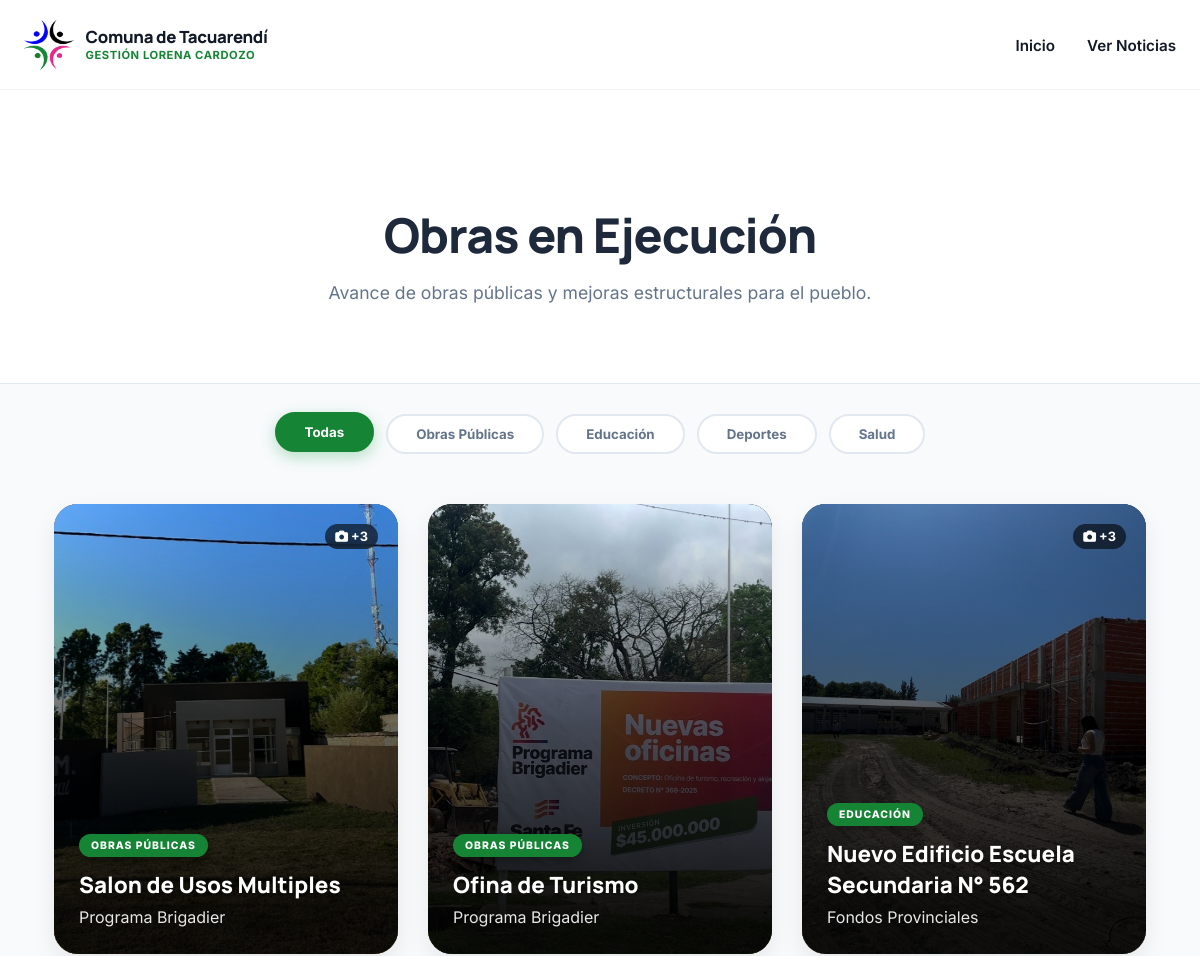
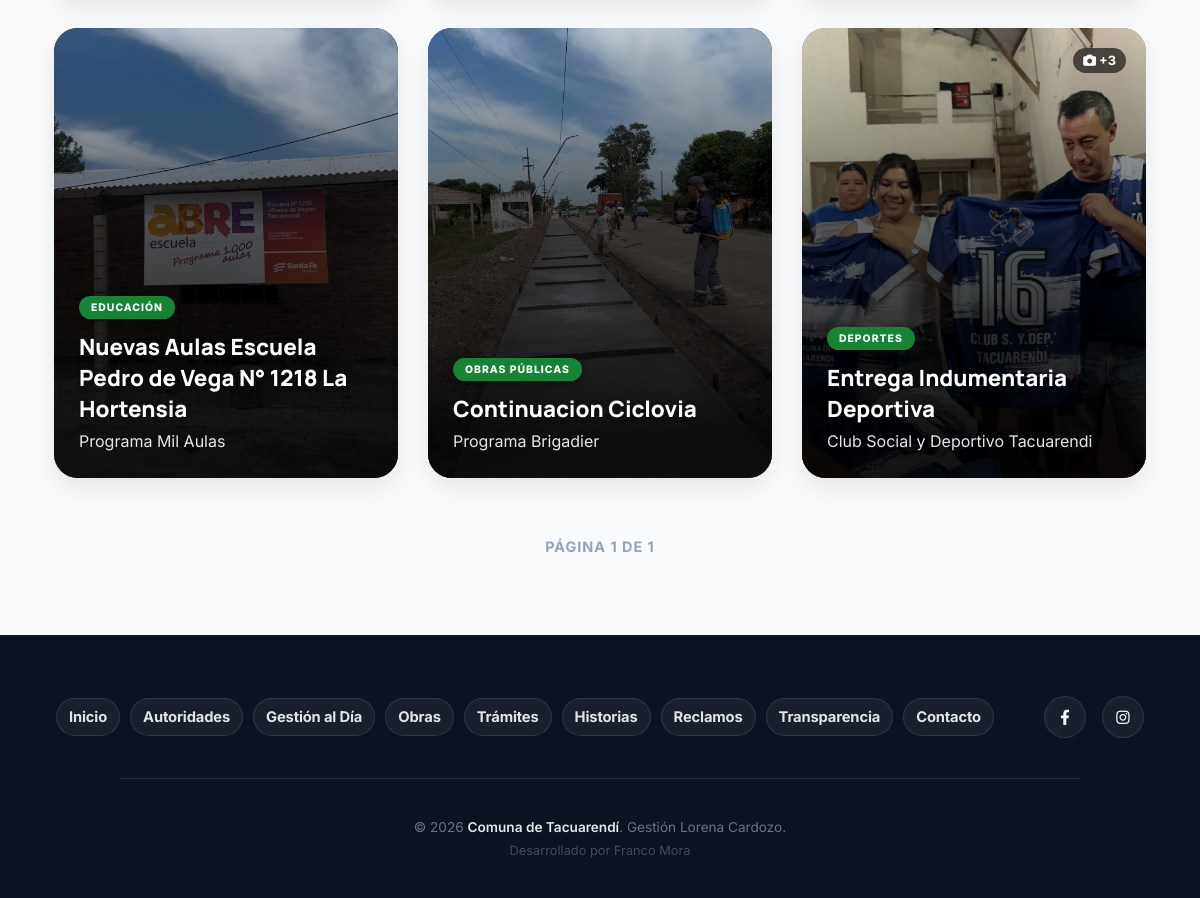
/obras/, run on the app's committed database (2 pictures, top to bottom).
### core/models.py (models this page shows, shortened)
class Obra(models.Model):
    CATEGORIAS = [
        ('infraestructura', 'Obras Públicas'),
        ('educacion', 'Educación'),
        ('deporte', 'Deportes'),
        ('salud', 'Salud y Ambiente'),
        ('otros', 'Otros'),
    ]
    titulo = models.CharField(max_length=200)
    categoria = models.CharField(max_length=20, choices=CATEGORIAS, default='infraestructura')
    descripcion_corta = models.CharField(max_length=300, help_text="Resumen para la tarjeta")
    imagen = models.ImageField(upload_to="obras/", help_text="Imagen de portada")
    fecha_inicio = models.DateField(auto_now_add=True)
    visible = models.BooleanField(default=True)

### core/views.py (the view)
# urls.py: path("obras/", obras_list, name="obras_list"),
def obras_list(request: HttpRequest) -> HttpResponse:
    works_list = Obra.objects.filter(visible=True).prefetch_related('imagenes').order_by('-fecha_inicio')
    paginator = Paginator(works_list, 9)
    page_number = request.GET.get('page')
    page_obj = paginator.get_page(page_number)
    return render(request, "core/obras_list.html", {"obras": page_obj})

### core/templates/core/obras_list.html (shortened to what this page needs)
{% load static %}
<!DOCTYPE html>
<html lang="es-AR">
<head>
    <link rel="stylesheet" href="https://cdnjs.cloudflare.com/ajax/libs/font-awesome/6.4.0/css/all.min.css">
    <link rel="stylesheet" href="{% static 'core/css/style.css' %}">
</head>
<body>
    <nav class="navbar">
        <div class="container nav-container">
            <a href="{% url 'home' %}" class="logo brand-lockup" aria-label="Comuna de Tacuarendí">
                <img src="{% static 'core/img/logo.png' %}" alt="Escudo Tacuarendí">
                <span class="brand-text">
                    <span class="brand-title">Comuna de Tacuarendí</span>
                    <span class="brand-subtitle">Gestión Lorena Cardozo</span>
                </span>
            </a>
            <div class="nav-menu">
                <ul class="nav-links">
                    <li><a href="{% url 'home' %}">Inicio</a></li>
                    <li><a href="{% url 'novedades_list' %}">Ver Noticias</a></li>
                </ul>
            </div>
        </div>
    </nav>
    <header class="page-header">
        <div class="container">
            <h1>Obras en Ejecución</h1>
            <p style="color: #64748b; font-size: 1.1rem; max-width: 600px; margin: 0 auto;">Avance de obras públicas y mejoras estructurales para el pueblo.</p>
        </div>
    </header>
    <div class="container">
        <div class="filter-container">
            <button class="filter-btn active" onclick="filterObras('all')">Todas</button>
            <button class="filter-btn" onclick="filterObras('infraestructura')">Obras Públicas</button>
            <button class="filter-btn" onclick="filterObras('educacion')">Educación</button>
            <button class="filter-btn" onclick="filterObras('deporte')">Deportes</button>
            <button class="filter-btn" onclick="filterObras('salud')">Salud</button>
        </div>
        <main class="grid-layout">
            {% for obra in obras %}
            <article class="card-universal card-obra"
                     data-category="{{ obra.categoria }}"
                     onmouseenter="startRotation(this)"
                     onmouseleave="stopRotation(this)"
                     onclick="openGalleryLightbox(this)"
                     data-images='["{{ obra.imagen.url }}"{% for img in obra.imagenes.all %}, "{{ img.imagen.url }}"{% endfor %}]'>
                <img src="{{ obra.imagen.url }}" class="card-img-full active" loading="lazy">
                {% if obra.imagenes.all %}
                    <div class="photo-count">
                        <i class="fa-solid fa-camera"></i> +{{ obra.imagenes.count|add:"1" }}
                    </div>
                {% endif %}
                <div class="card-overlay">
                    <span class="card-tag">{{ obra.get_categoria_display }}</span>
                    <h3>{{ obra.titulo }}</h3>
                    <p>{{ obra.descripcion_corta }}</p>
                </div>
            </article>
            {% empty %}
            <div style="grid-column:1/-1; text-align:center; padding:50px;">
                <h3>No hay obras cargadas.</h3>
            </div>
            {% endfor %}
        </main>
        <div class="pagination-container">
            <span class="page-info">Página {{ obras.number }} de {{ obras.paginator.num_pages }}</span>
        </div>
    </div>
    <footer class="footer footer-fix">
  <div class="container">
    <div class="footer-wrapper">
      <ul class="footer-nav">
        <li><a href="{% url 'home' %}#inicio">Inicio</a></li>
        <li><a href="{% url 'home' %}#autoridades">Autoridades</a></li>
        <li><a href="{% url 'home' %}#novedades">Gestión al Día</a></li>
        <li><a href="{% url 'home' %}#obras">Obras</a></li>
        <li><a href="{% url 'home' %}#tramites">Trámites</a></li>
        <li><a href="{% url 'home' %}#historias">Historias</a></li>
        <li><a href="{% url 'home' %}#escucha">Reclamos</a></li>
        <li><a href="{% url 'home' %}#transparencia">Transparencia</a></li>
        <li><a href="{% url 'home' %}#contacto">Contacto</a></li>
      </ul>
      <div class="footer-social">
        <a href="https://www.facebook.com/lorenacardozop" target="_blank" rel="noopener noreferrer" aria-label="Facebook">
          <i class="fa-brands fa-facebook-f"></i>
        </a>
        <a href="https://www.instagram.com/comunatacuarendi/?hl=es" target="_blank" rel="noopener noreferrer" aria-label="Instagram">
          <i class="fa-brands fa-instagram"></i>
        </a>
      </div>
    </div>
    <div class="footer-divider"></div>
    <div class="footer-bottom">
      <div class="copyright-text">
        &copy; {% now "Y" %} <strong>Comuna de Tacuarendí</strong>. Gestión Lorena Cardozo.
      </div>
      <div class="dev-credit">
        Desarrollado por Franco Mora
      </div>
    </div>
  </div>
</footer>
</body>
</html>

### core/templates/core/obras_list.html (style rules this page uses)
body { background: #f8fafc; color: var(--text-main); font-family: 'Inter', sans-serif; }
.navbar { position: sticky; top: 0; z-index: 1000; background: rgba(255,255,255,0.95); backdrop-filter: blur(10px); border-bottom: 1px solid rgba(0,0,0,0.05); }
.nav-links a { color: var(--text-main); font-weight: 600; text-decoration: none; transition: 0.3s; }
.page-header { text-align: center; padding: 80px 20px; background: white; margin-bottom: 30px; border-bottom: 1px solid #e2e8f0; }
.page-header h1 { font-family: 'Manrope', sans-serif; font-weight: 800; color: #1e293b; margin-bottom: 15px; font-size: 3rem; letter-spacing: -1px; }
.filter-container { display: flex; justify-content: center; flex-wrap: wrap; gap: 12px; margin-bottom: 50px; }
.filter-btn { background: white; border: 2px solid #e2e8f0; padding: 10px 28px; border-radius: 50px; font-weight: 700; color: #64748b; cursor: pointer; transition: all 0.3s ease; font-family: 'Inter', sans-serif; }
.filter-btn:hover, .filter-btn.active { background: var(--primary); border-color: var(--primary); color: white; box-shadow: 0 5px 15px rgba(22, 163, 74, 0.3); transform: translateY(-2px); }
.grid-layout { display: grid; grid-template-columns: repeat(auto-fit, minmax(320px, 1fr)); gap: 30px; width: 95%; max-width: 1800px; margin: 0 auto 60px; }
.card-universal { position: relative; border-radius: 24px; overflow: hidden; height: 450px; background: #000; box-shadow: 0 10px 25px rgba(0,0,0,0.08); transition: transform 0.3s ease; cursor: pointer; }
.card-img-full { position: absolute; top:0; left:0; width: 100%; height: 100%; object-fit: cover; opacity: 0; transition: opacity 0.5s ease; }
.card-img-full.active { opacity: 1; z-index: 2; }
.card-overlay { position: absolute; bottom: 0; left: 0; right: 0; z-index: 10; pointer-events: none; background: linear-gradient(to top, rgba(0,0,0,0.9) 10%, rgba(0,0,0,0.6) 50%, transparent 100%); padding: 40px 25px 25px; display: flex; flex-direction: column; justify-content: flex-end; }
.card-tag { font-size: 0.65rem; text-transform: uppercase; font-weight: 800; letter-spacing: 1px; background: var(--primary); color: white; padding: 5px 12px; border-radius: 50px; margin-bottom: 12px; align-self: flex-start; box-shadow: 0 4px 10px rgba(0,0,0,0.3); display: inline-block; }
.card-overlay h3 { color: white; margin: 0 0 5px; font-family: 'Manrope', sans-serif; font-size: 1.4rem; font-weight: 800; text-shadow: 0 2px 4px rgba(0,0,0,0.3); }
.pagination-container { display: flex; justify-content: center; gap: 10px; margin-bottom: 80px; align-items: center; }
.page-info { font-weight: 700; color: #94a3b8; font-size: 0.9rem; margin: 0 20px; text-transform: uppercase; letter-spacing: 1px; }
.photo-count { position: absolute; top: 20px; right: 20px; z-index: 20; background: rgba(0,0,0,0.6); color: white; padding: 5px 10px; border-radius: 20px; font-size: 0.8rem; font-weight: 700; backdrop-filter: blur(4px); }

### data on the page
Obra: imagen (picture), imagenes.count|add "3"
Obra: imagen (picture)
Obra: imagen (picture), imagenes.count|add "3"
Obra: imagen (picture)
Obra: imagen (picture)
Obra: imagen (picture), imagenes.count|add "3"

### other printed values
{{ obras.number }} "1"
{{ obras.paginator.num_pages }} "1"
